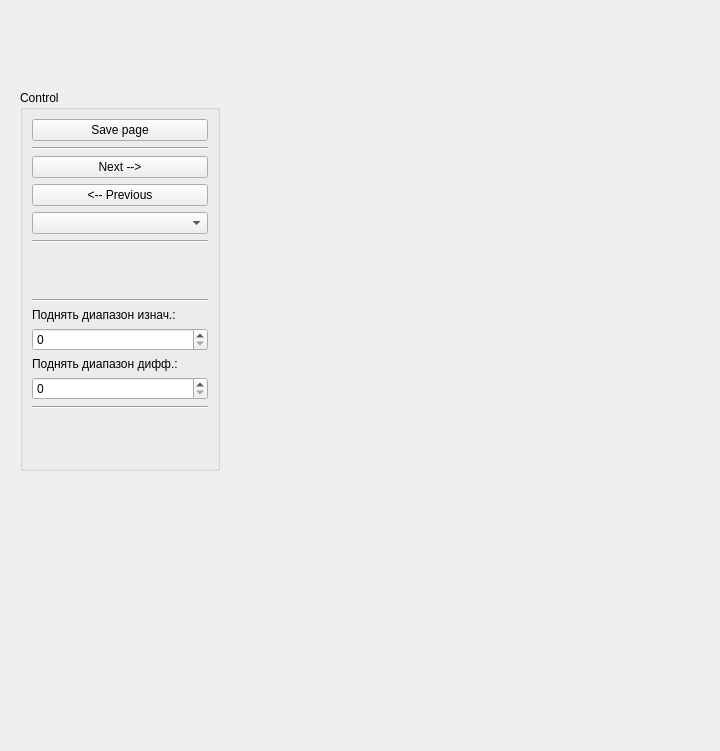
<?xml version="1.0" encoding="UTF-8"?>
<ui version="4.0">
 <class>viewWidget</class>
 <widget class="QWidget" name="viewWidget">
  <property name="geometry">
   <rect>
    <x>0</x>
    <y>0</y>
    <width>720</width>
    <height>751</height>
   </rect>
  </property>
  <property name="windowTitle">
   <string>View pictures</string>
  </property>
  <widget class="QGroupBox" name="control_groupBox">
   <property name="geometry">
    <rect>
     <x>20</x>
     <y>90</y>
     <width>200</width>
     <height>381</height>
    </rect>
   </property>
   <property name="sizePolicy">
    <sizepolicy hsizetype="Fixed" vsizetype="Preferred">
     <horstretch>0</horstretch>
     <verstretch>0</verstretch>
    </sizepolicy>
   </property>
   <property name="maximumSize">
    <size>
     <width>200</width>
     <height>16777215</height>
    </size>
   </property>
   <property name="title">
    <string>Control</string>
   </property>
   <layout class="QVBoxLayout" name="verticalLayout">
    <item>
     <widget class="QPushButton" name="save_pushButton">
      <property name="text">
       <string>Save page</string>
      </property>
     </widget>
    </item>
    <item>
     <widget class="Line" name="line">
      <property name="orientation">
       <enum>Qt::Horizontal</enum>
      </property>
     </widget>
    </item>
    <item>
     <widget class="QPushButton" name="next_pushButton">
      <property name="text">
       <string>Next --&gt;</string>
      </property>
     </widget>
    </item>
    <item>
     <widget class="QPushButton" name="prev_pushButton">
      <property name="text">
       <string>&lt;-- Previous</string>
      </property>
     </widget>
    </item>
    <item>
     <widget class="QComboBox" name="picNum_comboBox"/>
    </item>
    <item>
     <widget class="Line" name="line_2">
      <property name="orientation">
       <enum>Qt::Horizontal</enum>
      </property>
     </widget>
    </item>
    <item>
     <spacer name="verticalSpacer_2">
      <property name="orientation">
       <enum>Qt::Vertical</enum>
      </property>
      <property name="sizeHint" stdset="0">
       <size>
        <width>20</width>
        <height>40</height>
       </size>
      </property>
     </spacer>
    </item>
    <item>
     <widget class="Line" name="line_3">
      <property name="orientation">
       <enum>Qt::Horizontal</enum>
      </property>
     </widget>
    </item>
    <item>
     <widget class="QLabel" name="diap_init_label">
      <property name="text">
       <string>Поднять диапазон изнач.:</string>
      </property>
     </widget>
    </item>
    <item>
     <widget class="QSpinBox" name="diap_init_spinBox">
      <property name="maximum">
       <number>255</number>
      </property>
     </widget>
    </item>
    <item>
     <widget class="QLabel" name="diap_diff_label">
      <property name="text">
       <string>Поднять диапазон дифф.:</string>
      </property>
     </widget>
    </item>
    <item>
     <widget class="QSpinBox" name="diap_diff_spinBox">
      <property name="maximum">
       <number>255</number>
      </property>
     </widget>
    </item>
    <item>
     <widget class="Line" name="line_4">
      <property name="orientation">
       <enum>Qt::Horizontal</enum>
      </property>
     </widget>
    </item>
    <item>
     <spacer name="verticalSpacer">
      <property name="orientation">
       <enum>Qt::Vertical</enum>
      </property>
      <property name="sizeHint" stdset="0">
       <size>
        <width>20</width>
        <height>40</height>
       </size>
      </property>
     </spacer>
    </item>
   </layout>
  </widget>
 </widget>
 <resources/>
 <connections/>
</ui>
